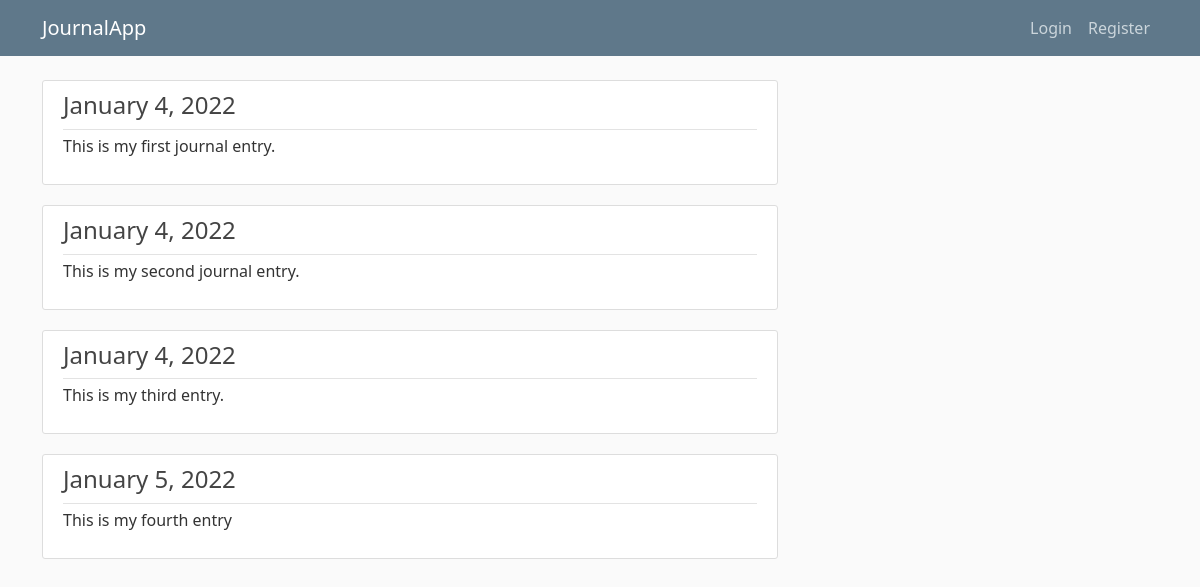
The page /journal/ on the database its author committed.
### journal/models.py (models this page shows, shortened)
class NewEntry(models.Model):
    entry_name = models.TextField()
    date_posted = models.DateTimeField(default=timezone.now)
    content = models.TextField()

### journal/views.py (the view)
# urls.py: path('journal/',views.journal,name='journal'),
def journal(request):
    context = {
        'title':'Journal',
        'journal_entries':NewEntry.objects.all()
    }
    return render(request,'journal/entries.html',context)

### journal/templates/journal/entries.html
{% extends 'journal/base.html' %}
{% block content %}
{% for entry in journal_entries %}
    <article class="media content-section">
        <div class="media-body">
            <div class="article-metadata">
                <h4>{{ entry.date_posted|date:"F j, Y" }}</h4>
            </div>
            <p class="article-content">{{ entry.content }}</p>
        </div>
    </article>
{% endfor %}
{% endblock content %}

### journal/templates/journal/base.html (shortened to what this page needs)
{% load static %}
<!DOCTYPE html>
<html>
<head>
    <link href="https://cdn.jsdelivr.net/npm/bootstrap@5.1.3/dist/css/bootstrap.min.css" rel="stylesheet">
    <link rel='stylesheet' type='text/css' href="{% static 'journal/main.css' %}">
</head>
<body>
    <header class="site-header">
        <nav class="navbar navbar-expand-md navbar-dark bg-steel fixed-top">
            <div class="container">
                <a class="navbar-brand mr-4" href="{% url 'journalapp-home' %}">JournalApp</a>
                <div class="collapse navbar-collapse justify-content-end" id="navbarToggle">
                    <div class="navbar-nav">
                        {% if user.is_authenticated %}
                            <a class="nav-item nav-link" href="{% url 'profile' %}">{{ user.username }}</a>
                            <a class="nav-item nav-link" href="{% url 'logout' %}">Logout</a>
                        {% else %}
                            <a class="nav-item nav-link" href="{% url 'login' %}">Login</a>
                            <a class="nav-item nav-link" href="{% url 'register' %}">Register</a>
                        {% endif %}
                    </div>
                </div>
            </div>
        </nav>
    </header>
    <main role="main" class="container">
        <div class="row">
            <div class="col-md-8">
                {% block content %}{% endblock %}
            </div>
        </div>
    </main>
</body>
</html>

### journal/static/journal/main.css (style rules this page uses)
body { background: #fafafa; color: #333333; margin-top: 5rem; }
h1, h2, h3, h4, h5, h6 { color: #444444; }
.bg-steel { background-color: #5f788a; }
.site-header .navbar-nav .nav-link { color: #cbd5db; }
.content-section { background: #ffffff; padding: 10px 20px; border: 1px solid #dddddd; border-radius: 3px; margin-bottom: 20px; }
.article-content { white-space: pre-line; }
.article-metadata { padding-bottom: 1px; margin-bottom: 4px; border-bottom: 1px solid #e3e3e3; text-decoration: none; }

### rows shown on the page
NewEntry: date_posted "January 4, 2022", content "This is my first journal entry."
NewEntry: date_posted "January 4, 2022", content "This is my second journal entry."
NewEntry: date_posted "January 4, 2022", content "This is my third entry."
NewEntry: date_posted "January 5, 2022", content "This is my fourth entry"
